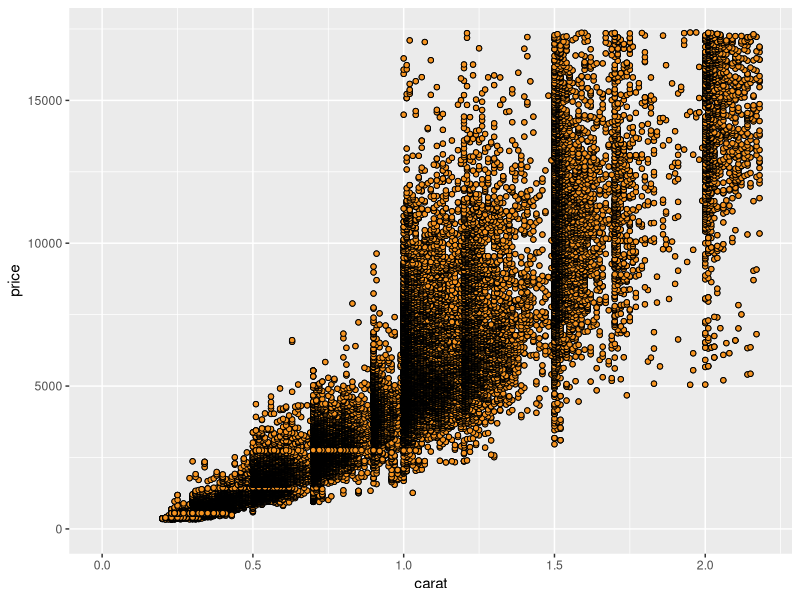
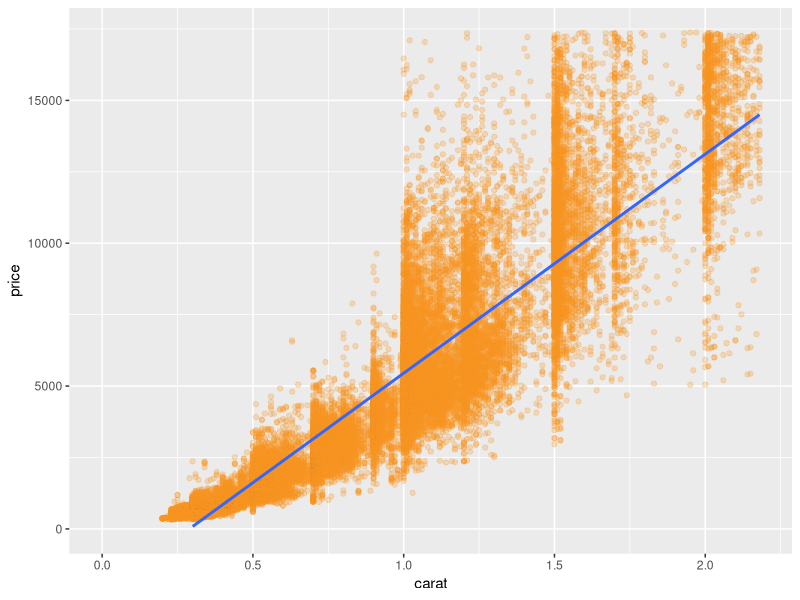

Reproduce these figures in R, in order.
## ---- chunk 1
library(ggplot2)
data(diamonds)
## ---- chunk 2
qplot(data = diamonds, x = carat, y = price,
      xlim = c(0, quantile(diamonds$carat, 0.99)),
      ylim = c(0, quantile(diamonds$price, 0.99)))+
  geom_point(fill = I('#F79420'), color = I('black'), shape=21)
## ---- chunk 3
ggplot(data = diamonds, aes (x = carat, y = price))+
  geom_point(color = '#F79420', alpha = 1/4)+
  stat_smooth(method = 'lm') + 
  scale_x_continuous(lim = c(0, quantile(diamonds$carat, 0.99))) +
  scale_y_continuous(lim = c(0, quantile(diamonds$price, 0.99)))
## ---- chunk 4

